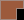

Tiled map render using the project's own tile images. Description and the whole map definition, tile-layer contents included, below:
An orthogonal 24x20 tile map with 1x1 px tiles, 1 tile layer (ground), 2 tilesets and 3 objects.

<map version="1.8" tiledversion="1.8.2" orientation="orthogonal" renderorder="right-down" width="24" height="20" tilewidth="1" tileheight="1" infinite="0" nextlayerid="3" nextobjectid="5">
 <tileset firstgid="1" source="../Tile sets/ground.tsx" />
 <tileset firstgid="17" source="../Tile sets/objects.tsx" />
 <layer id="1" name="ground" width="24" height="20">
  <data encoding="csv">
5,5,5,5,5,5,5,5,5,5,5,5,5,5,5,5,5,5,5,5,5,5,5,5,
5,4,4,4,4,4,4,4,4,4,4,4,4,4,4,4,4,4,4,4,4,4,4,5,
5,4,4,4,4,4,4,4,4,4,4,4,4,4,4,4,4,4,4,4,4,4,4,5,
5,4,4,4,4,4,4,4,4,4,4,4,4,4,4,4,4,4,4,4,4,4,4,5,
5,4,4,4,4,4,4,4,4,4,4,4,4,4,4,4,4,4,4,4,4,4,4,5,
5,4,4,4,4,4,4,4,4,4,4,4,4,4,4,4,4,4,4,4,4,4,4,5,
5,4,4,4,4,4,4,4,4,4,4,4,4,4,4,4,4,4,4,4,4,4,4,5,
5,4,4,4,4,4,4,4,4,4,4,4,4,4,4,4,4,4,4,4,4,4,4,5,
5,4,4,4,4,4,4,4,4,4,4,4,4,4,4,4,5,5,5,5,5,5,5,5,
5,4,4,4,4,4,4,4,4,4,4,4,4,4,4,4,5,0,0,0,0,0,0,0,
5,4,4,4,4,4,4,4,4,4,4,4,4,4,4,4,5,0,0,0,0,0,0,0,
5,4,4,4,4,4,4,4,4,4,4,4,4,4,4,4,5,0,0,0,0,0,0,0,
5,4,4,4,4,4,4,4,4,4,4,4,4,4,4,4,5,0,0,0,0,0,0,0,
5,4,4,4,4,4,4,4,4,4,4,4,4,4,4,4,5,0,0,0,0,0,0,0,
5,4,4,4,4,4,4,4,4,4,4,4,4,4,4,4,5,0,0,0,0,0,0,0,
5,4,4,4,4,4,4,4,4,4,4,4,4,4,4,4,5,0,0,0,0,0,0,0,
5,4,4,4,4,4,4,4,4,4,4,4,4,4,4,4,5,0,0,0,0,0,0,0,
5,4,4,4,4,4,4,4,4,4,4,4,4,4,4,4,5,0,0,0,0,0,0,0,
5,4,4,4,4,4,4,4,4,4,4,4,4,4,4,4,5,0,0,0,0,0,0,0,
5,5,5,5,5,5,5,5,5,5,5,5,5,5,5,5,5,0,0,0,0,0,0,0
</data>
 </layer>
 <objectgroup id="2" name="door">
  <object id="1" gid="17" x="8" y="20" width="1" height="1">
   <properties>
    <property name="destination" type="int" value="0" />
    <property name="id" type="int" value="0" />
   </properties>
  </object>
  <object id="3" gid="17" x="9" y="20" width="1" height="1">
   <properties>
    <property name="destination" type="int" value="1" />
    <property name="id" type="int" value="1" />
   </properties>
  </object>
  <object id="4" gid="17" x="23" y="5" width="1" height="1">
   <properties>
    <property name="destination" type="int" value="2" />
    <property name="id" type="int" value="2" />
   </properties>
  </object>
 </objectgroup>
</map>
